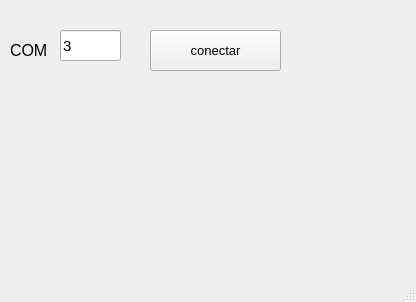
<?xml version="1.0" encoding="UTF-8"?>
<ui version="4.0">
 <class>MainWindow</class>
 <widget class="QMainWindow" name="MainWindow">
  <property name="geometry">
   <rect>
    <x>0</x>
    <y>0</y>
    <width>416</width>
    <height>302</height>
   </rect>
  </property>
  <property name="windowTitle">
   <string>Proyecto Juego</string>
  </property>
  <widget class="QWidget" name="centralwidget">
   <widget class="QLabel" name="lb_error">
    <property name="geometry">
     <rect>
      <x>10</x>
      <y>110</y>
      <width>391</width>
      <height>81</height>
     </rect>
    </property>
    <property name="font">
     <font>
      <pointsize>10</pointsize>
      <weight>50</weight>
      <italic>true</italic>
      <bold>false</bold>
     </font>
    </property>
    <property name="text">
     <string/>
    </property>
   </widget>
   <widget class="QLineEdit" name="txt_com">
    <property name="geometry">
     <rect>
      <x>60</x>
      <y>30</y>
      <width>61</width>
      <height>31</height>
     </rect>
    </property>
    <property name="font">
     <font>
      <pointsize>11</pointsize>
     </font>
    </property>
    <property name="text">
     <string>3</string>
    </property>
   </widget>
   <widget class="QLabel" name="label">
    <property name="geometry">
     <rect>
      <x>10</x>
      <y>40</y>
      <width>55</width>
      <height>21</height>
     </rect>
    </property>
    <property name="font">
     <font>
      <pointsize>12</pointsize>
     </font>
    </property>
    <property name="text">
     <string>COM</string>
    </property>
   </widget>
   <widget class="QPushButton" name="btn_connect">
    <property name="geometry">
     <rect>
      <x>150</x>
      <y>30</y>
      <width>131</width>
      <height>41</height>
     </rect>
    </property>
    <property name="font">
     <font>
      <pointsize>10</pointsize>
     </font>
    </property>
    <property name="text">
     <string>conectar</string>
    </property>
   </widget>
  </widget>
  <widget class="QMenuBar" name="menubar">
   <property name="geometry">
    <rect>
     <x>0</x>
     <y>0</y>
     <width>416</width>
     <height>26</height>
    </rect>
   </property>
  </widget>
  <widget class="QStatusBar" name="statusbar"/>
 </widget>
 <resources/>
 <connections/>
</ui>
